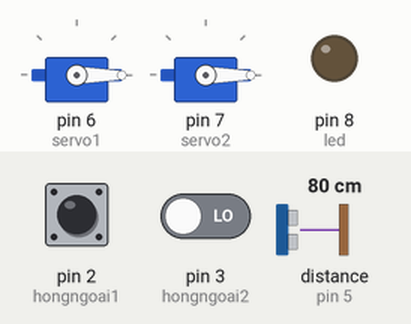
Recording of a program running on a simulated Arduino Uno, built with avr-gcc and run on an emulated ATmega328P. On the bench: 2 × servo, output pins drawn as LEDs (lit = HIGH). Wiring (inferred from the names in the program): ultrasonic range finder: trigger pin 4; echo pin 5. The test bench sets the inputs (shaded band); at power-on: pin 2 (hongngoai1) HIGH, pin 3 (hongngoai2) LOW, distance to the obstacle (sensor on pin 5) 80 cm. The echo pulse lasts 58.3 µs per cm; pins used as bus, display or sensor lines are not drawn.

Above: at 0.1 s.
Timing chart, 0 to 1.6 s (numbered marks = the images above):
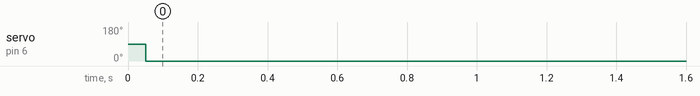

Measured:
- by itself, servo on pin 6 (servo1): 90° → 0° at 0.05 s

The program:

main.cpp
```cpp
#include <Arduino.h>
#include<SPI.h>
#include<MFRC522.h>
#include <StandardCplusplus.h>
#include <vector>
#include <Servo.h>
using namespace std;
#define led 8
// Khai báo MFRC522
#define RST_PIN 9
#define SS_PIN 10
MFRC522 mfrc522(SS_PIN, RST_PIN);

// khai báo servo
Servo servo1;
Servo servo2;

//
// khai báo hồng ngoại
#define hongngoai1 2
#define hongngoai2 3
int giatrihongngoai2;
int giatrihongngoai1;

// khai báo cảm biến siêu âm
#define trig 4
#define echo 5
unsigned long thoigian;
int khoangcach;

unsigned long ID1 = 4294949378;
unsigned long ID2 = 4294967007;
unsigned long ID3 = 4294966239;

// khai báo các trạng thái của cảm biến phát hiện xe
bool flag_sieuam=false;
bool flag_hongngoai1=false;
bool flag_hongngoai2=false;

//
vector<pair<unsigned long, unsigned long>> danhsachthe = {
  {ID1, 0},
  {ID2, 0},
  {ID3, 0}
};// khai báo danh sách các cặp id thẻ và xe
unsigned long IDThe();
bool checkUID(unsigned long UID, unsigned long ID);
void setup() {
  Serial.begin(9600); // Mở Serial
  SPI.begin();        // Khởi động SPI
  mfrc522.PCD_Init(); // Khởi động module
  pinMode(led, OUTPUT);
  pinMode(hongngoai1,INPUT);
  pinMode(hongngoai2,INPUT);
  pinMode(trig,OUTPUT);
  pinMode(echo,INPUT);
  servo1.attach(6);
  servo2.attach(7);
  servo1.write(0);  // Đặt vị trí ban đầu của servo1
  servo2.write(0);  // Đặt vị trí ban đầu của servo2
}

void loop() {
  giatrihongngoai1=digitalRead(hongngoai1);// hồng ngoại 1
  giatrihongngoai2=digitalRead(hongngoai2);// hồng ngoại 2
  digitalWrite(trig,LOW);// tắt xung chân trig
  delayMicroseconds(2);
  digitalWrite(trig,HIGH);// bật xung chân trig
  delayMicroseconds(10);
  digitalWrite(trig,LOW);// tắt xung chân trig
  thoigian=pulseIn(echo,HIGH);// trả về thời gian gặp vật
  khoangcach=int(thoigian *0.034 / 2 );//tính khoảng cách
  if(flag_sieuam==true) servo1.write(90);
  if(flag_sieuam==false) servo1.write(0);
  static bool xe_da_duoc_quet = false;
  if(khoangcach<8 && xe_da_duoc_quet==false){
    unsigned long idthe1 = IDThe();
    if(idthe1!=0){
      unsigned long idthe2 = IDThe();Serial.println(idthe1);
      if(idthe2!=0){
        Serial.println(idthe2);
        for(int i=0;i<danhsachthe.size();i++){
          if(danhsachthe[i].first==idthe1){
            danhsachthe[i].second=idthe2;
            Serial.println(idthe1);//không thấy lệnh này hoạt động
            Serial.println(idthe2);
            flag_sieuam=true;
            xe_da_duoc_quet=true;
            break;
          }
        }
      }
    }
  }
  if(khoangcach>=8){
    xe_da_duoc_quet=false;
  }
  if(giatrihongngoai1==0){
    flag_sieuam=false;
  }
}

unsigned long IDThe() {
  if (!mfrc522.PICC_IsNewCardPresent()) return 0;
  if (!mfrc522.PICC_ReadCardSerial()) return 0;

  unsigned long cardID = (mfrc522.uid.uidByte[0] << 24) |
                         (mfrc522.uid.uidByte[1] << 16) |
                         (mfrc522.uid.uidByte[2] << 8)  |
                         mfrc522.uid.uidByte[3];

  mfrc522.PICC_HaltA();
  mfrc522.PCD_StopCrypto1();
  return cardID;
}

bool checkUID(unsigned long UID, unsigned long ID) {
  return UID == ID;
}
```
